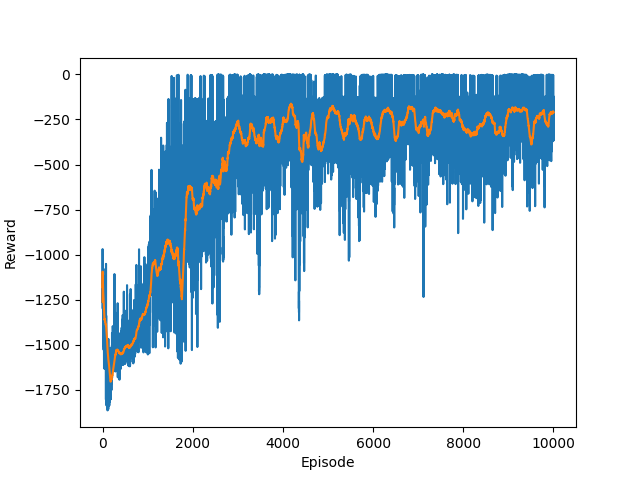

Write Python code to recreate this figure.
import time

import gym
import torch
import torch.nn as nn
import numpy as np
import torch.optim as optim
from torch.autograd import Variable

from Networks import CriticDDPG, Actor
from Memory import MemoryClass
from Noise import OUNoise

import matplotlib.pyplot as plt


class DDPGagent:

    def __init__(self, env, actor_learning_rate=1e-4, critic_learning_rate=1e-3, gamma=0.99,
                 max_memory_size=50000, tau=0.005, batch_size=64):

        # -------- Hyper-parameters --------------- #
        self.max_memory_size = max_memory_size
        self.batch_size = batch_size

        self.update_interaction = 1  # number of updates of NN per Episode

        self.gamma = gamma  # discount factor
        self.tau = tau
        self.hidden_size_critic = [512, 512, 256]
        self.hidden_size_actor  = [256, 256, 256]

        # -------- Parameters --------------- #
        self.num_states = env.observation_space.shape[0]  # 3
        self.num_actions = env.action_space.shape[0]  # 1

        # ---------- Initialization and build the networks ----------- #
        # Main networks
        self.actor = Actor(self.num_states, self.hidden_size_actor, self.num_actions)
        self.critic = CriticDDPG(self.num_states + self.num_actions, self.hidden_size_critic, self.num_actions)

        # Target networks
        self.actor_target  = Actor(self.num_states, self.hidden_size_actor, self.num_actions)
        self.critic_target = CriticDDPG(self.num_states + self.num_actions, self.hidden_size_critic, self.num_actions)

        # Initialization of the target networks as copies of the original networks
        for target_param, param in zip(self.actor_target.parameters(), self.actor.parameters()):
            target_param.data.copy_(param.data)

        for target_param, param in zip(self.critic_target.parameters(), self.critic.parameters()):
            target_param.data.copy_(param.data)

        # optimizers
        self.actor_optimizer = optim.Adam(self.actor.parameters(), lr=actor_learning_rate)
        self.critic_optimizer = optim.Adam(self.critic.parameters(), lr=critic_learning_rate)

        # ------------- Initialization memory --------------------- #
        self.memory = MemoryClass(max_memory_size)

    def get_action(self, state):

        # todo try with this too
        '''
        state_chan = torch.from_numpy(state).float().unsqueeze(0)  # a tensor with shape [1,3]
        state_ready = Variable(state_chan)  # need Variable to perform backpropagation
        action = self.actor.forward(state_ready)
        action = action.detach()
        action = action.numpy()
        return action[0]
        '''

        state_tensor = torch.from_numpy(state).float().unsqueeze(0)  # numpy to a tensor with shape [1,3]

        self.actor.eval()
        with torch.no_grad():
            action = self.actor.forward(state_tensor)
            action = action.detach()
            action = action.numpy()  # tensor to numpy
        self.actor.train()
        return action[0]


    def add_experience_memory(self, state, action, reward, next_state, done):
        # Save experience in memory
        self.memory.replay_buffer_add(state, action, reward, next_state, done)

    def step_training(self):
        # check, if enough samples are available in memory
        if self.memory.__len__() <= self.batch_size:
            return
        # update the networks every N times
        for it in range(self.update_interaction):
            states, actions, rewards, next_states, dones = self.memory.sample_experience(self.batch_size)

      
            states  = np.array(states)
            actions = np.array(actions)
            rewards = np.array(rewards).reshape(-1, 1)
            dones = np.array(dones).reshape(-1, 1)
            next_states = np.array(next_states)


            states = torch.FloatTensor(states)
            actions = torch.FloatTensor(actions)
            rewards = torch.FloatTensor(rewards)
            dones = torch.FloatTensor(dones)
            next_states = torch.FloatTensor(next_states)

            # ----------------------------------- Calculate the loss ----- #
            Q_vals = self.critic.forward(states, actions)

            # ------- calculate the critic loss
            next_actions = self.actor_target.forward(next_states)  # Note this is from actor-target

            # next_Q_vales = self.critic_target.forward(next_states, next_actions.detach())
            # Q_target = rewards + self.gamma * next_Q_vales

            next_Q_vales = self.critic_target.forward(next_states, next_actions)
            Q_target = rewards + (self.gamma * next_Q_vales).detach()

            loss = nn.MSELoss()
            critic_loss = loss(Q_vals, Q_target)

            # ------- calculate the actor loss
            actor_loss = - self.critic.forward(states, self.actor.forward(states)).mean()

            # ------------------------------------- Update main networks --------------- #
            # Actor step Update
            self.actor_optimizer.zero_grad()
            actor_loss.backward()
            self.actor_optimizer.step()

            # Critic step Update
            self.critic_optimizer.zero_grad()
            critic_loss.backward()
            self.critic_optimizer.step()

            # ------------------------------------- Update target networks --------------- #
            # update the target networks using tao "soft updates"
            for target_param, param in zip(self.actor_target.parameters(), self.actor.parameters()):
                target_param.data.copy_(param.data * self.tau + target_param.data * (1.0 - self.tau))

            for target_param, param in zip(self.critic_target.parameters(), self.critic.parameters()):
                target_param.data.copy_(param.data * self.tau + target_param.data * (1.0 - self.tau))

    
    def save_model(self):
        torch.save(self.actor.state_dict(), 'weights/ddpg_actor_gaussian_noise.pth')
        torch.save(self.critic.state_dict(), 'weights/ddpg_critic_gaussian_noise.pth')
        print("models has been saved...")

    def load_model(self):
        self.actor.load_state_dict(torch.load('weights/ddpg_actor_1K.pth'))
        self.critic.load_state_dict(torch.load('weights/ddpg_critic_1K.pth'))
        print("models has been loaded...")



def main():

    EPISODES        = 10000            # Total number of episodes
    render_interval = EPISODES * 0.95  # Activate render after 95% of total episodes
    batch_size      = 64

    env   = gym.make('Pendulum-v1')
    agent = DDPGagent(env, batch_size=batch_size)
    noise = OUNoise(env.action_space)

    rewards     = []
    avg_rewards = []

    for episode in range(1, EPISODES + 1):

        state = env.reset()
        done  = False
        noise.reset()
        episode_reward = 0
        step = 0

        while not done:
            #env.render()
            if episode >= render_interval:env.render()
            
            action = agent.get_action(state)
            
            # add noise to the accion
            #action = noise.get_action(action, step)
            action = noise.get_action_gaussian(action)


            new_state, reward, done, _ = env.step(action)
            agent.add_experience_memory(state, action, reward, new_state, done)
            state = new_state
            if done:
                agent.step_training()  # Update the NNs
                #break
            step += 1
            episode_reward += reward
        print(f"******* -----Episode {episode} Ended-----********* ")
        print("Episode total reward:", episode_reward)
        rewards.append(episode_reward)
        avg_rewards.append(np.mean(rewards[-100:]))

    agent.save_model()

    plt.plot(rewards)
    plt.plot(avg_rewards)
    plt.plot()
    plt.xlabel('Episode')
    plt.ylabel('Reward')
    plt.savefig("DDPG.png")
    #plt.show()


def test_load():
    TEST_EPISODES = 10
    env = gym.make('Pendulum-v1')
    agent = DDPGagent(env)
    agent.load_model()
    for episode in range(1, TEST_EPISODES + 1):
        state = env.reset()
        done = False
        episode_reward = 0
        while not done:
            env.render()
            action = agent.get_action(state)
            #action = env.action_space.sample()
            new_state, reward, done, _ = env.step(action)
            episode_reward += reward
            state = new_state
            time.sleep(0.03)
            if done:
                break
        print("Episode total reward:", episode_reward)


if __name__ == '__main__':
    #main()
    test_load()
